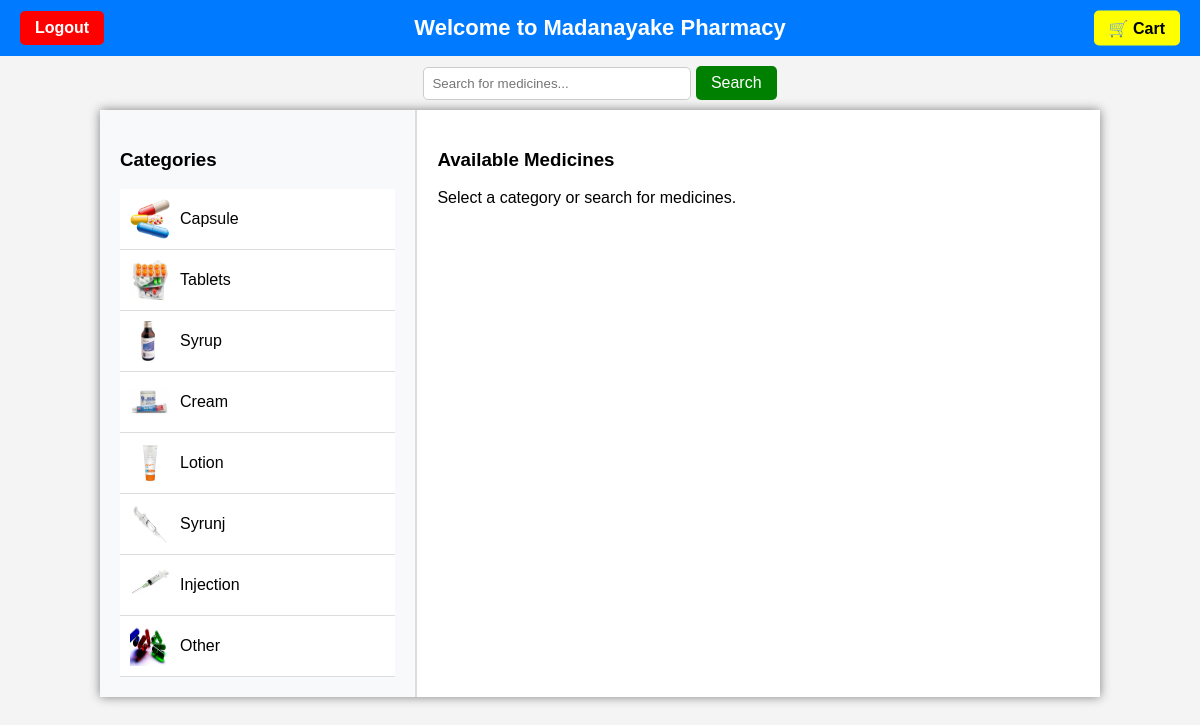
The page /customerhome.php on the database its author committed.
### tables this page shows
CREATE TABLE IF NOT EXISTS `categories` (
  `id` int(11) NOT NULL AUTO_INCREMENT,
  `name` varchar(222) NOT NULL,
  `pic` varchar(111) NOT NULL,
  `details` varchar(333) NOT NULL,
  `date` timestamp NOT NULL DEFAULT CURRENT_TIMESTAMP,
  PRIMARY KEY (`id`)
);

### www/customerhome.php (the view, shortened to what this page needs)
<?php
$conn = new mysqli("localhost", "root", "", "store");
$categories = $conn->query("SELECT * FROM categories");
?>
<!DOCTYPE html>
<html lang="en">
<head>
</head>
<body>
<div class="navbar">
    <a href="customerhome.php?logout=true"><button class="logout-button"> Logout</button></a>
    Welcome to Madanayake Pharmacy
    <a href="cart.php"><button class="cart-button">🛒 Cart</button></a>
</div>
<div class="search-container">
    <input type="text" id="searchQuery" placeholder="Search for medicines...">
    <button onclick="searchMedicines()"> Search</button>
</div>
<div class="main-container">
    <div class="sidebar">
        <h3>Categories</h3>
        <?php while ($row = $categories->fetch_assoc()) { ?>
            <div class="category" onclick="showMedicines(<?php echo $row['id']; ?>)">
                <img src="<?php echo $row['pic']; ?>" alt="Category Image">
                <span><?php echo $row['name']; ?></span>
            </div>
        <?php } ?>
    </div>
    <div class="content">
        <h3>Available Medicines</h3>
        <div id="medicine-list">
            <p>Select a category or search for medicines.</p>
        </div>
    </div>
</div>
</body>
</html>

### www/customerhome.php (style rules this page uses)
body { font-family: Arial, sans-serif; background-color: #f4f4f4; margin: 0; padding: 0; }
.navbar { background-color: #007bff; color: white; padding: 15px; text-align: center; font-size: 22px; font-weight: bold; position: relative; }
.logout-button { position: absolute; left: 20px; top: 50%; transform: translateY(-50%); background: red; color: white; padding: 8px 15px; border: none; cursor: pointer; font-size: 16px; font-weight: bold; border-radius: 5px; }
.cart-button { position: absolute; right: 20px; top: 50%; transform: translateY(-50%); background: yellow; color: black; padding: 8px 15px; border: none; cursor: pointer; font-size: 16px; font-weight: bold; border-radius: 5px; }
.search-container { margin: 10px 0; text-align: center; }
.search-container input { padding: 8px; width: 250px; border: 1px solid #ccc; border-radius: 5px; }
.search-container button { padding: 8px 15px; background: green; color: white; border: none; cursor: pointer; font-size: 16px; border-radius: 5px; }
.main-container { display: flex; max-width: 1000px; margin: auto; background: white; box-shadow: 0px 0px 10px gray; }
.sidebar { width: 30%; background: #f8f9fa; padding: 20px; border-right: 2px solid #ddd; }
.content { width: 70%; padding: 20px; }
.category { display: flex; align-items: center; cursor: pointer; padding: 10px; border-bottom: 1px solid #ddd; background: white; }
.category img { width: 40px; height: 40px; margin-right: 10px; }
button { padding: 5px 10px; background: green; color: white; border: none; cursor: pointer; }

### rows shown on the page
categories: pic (picture), name "Capsule"
categories: pic (picture), name "Tablets"
categories: pic (picture), name "Syrup"
categories: pic (picture), name "Cream"
categories: pic (picture), name "Lotion"
categories: pic (picture), name "Syrunj"
categories: pic (picture), name "Injection"
categories: pic (picture), name "Other"
